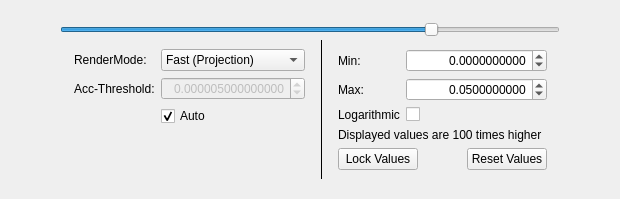
      <widget class="QWidget" name="tab_density">
       <attribute name="title">
        <string>Density</string>
       </attribute>
       <layout class="QGridLayout" name="gridLayout_7">
        <property name="verticalSpacing">
         <number>0</number>
        </property>
        <item row="2" column="0">
         <widget class="QWidget" name="widget_3" native="true">
          <layout class="QHBoxLayout" name="horizontalLayout">
           <property name="bottomMargin">
            <number>0</number>
           </property>
           <item>
            <spacer name="horizontalSpacer_2">
             <property name="orientation">
              <enum>Qt::Horizontal</enum>
             </property>
             <property name="sizeHint" stdset="0">
              <size>
               <width>40</width>
               <height>20</height>
              </size>
             </property>
            </spacer>
           </item>
           <item>
            <widget class="QSlider" name="sl_dscalepercentage">
             <property name="minimumSize">
              <size>
               <width>500</width>
               <height>0</height>
              </size>
             </property>
             <property name="maximum">
              <number>100</number>
             </property>
             <property name="value">
              <number>75</number>
             </property>
             <property name="orientation">
              <enum>Qt::Horizontal</enum>
             </property>
            </widget>
           </item>
           <item>
            <spacer name="horizontalSpacer">
             <property name="orientation">
              <enum>Qt::Horizontal</enum>
             </property>
             <property name="sizeHint" stdset="0">
              <size>
               <width>40</width>
               <height>20</height>
              </size>
             </property>
            </spacer>
           </item>
          </layout>
         </widget>
        </item>
        <item row="5" column="0">
         <widget class="QWidget" name="widget_4" native="true">
          <layout class="QHBoxLayout" name="horizontalLayout_2">
           <property name="topMargin">
            <number>0</number>
           </property>
           <item>
            <spacer name="horizontalSpacer_3">
             <property name="orientation">
              <enum>Qt::Horizontal</enum>
             </property>
             <property name="sizeHint" stdset="0">
              <size>
               <width>40</width>
               <height>20</height>
              </size>
             </property>
            </spacer>
           </item>
           <item>
            <widget class="QWidget" name="widget_5" native="true">
             <property name="maximumSize">
              <size>
               <width>250</width>
               <height>16777215</height>
              </size>
             </property>
             <layout class="QFormLayout" name="formLayout_3">
              <property name="topMargin">
               <number>9</number>
              </property>
              <property name="bottomMargin">
               <number>0</number>
              </property>
              <item row="4" column="1">
               <widget class="QComboBox" name="co_densrendermode">
                <property name="currentText">
                 <string>Fast (Projection)</string>
                </property>
                <property name="currentIndex">
                 <number>2</number>
                </property>
                <item>
                 <property name="text">
                  <string>Exact</string>
                 </property>
                </item>
                <item>
                 <property name="text">
                  <string>Fast (Octree)</string>
                 </property>
                </item>
                <item>
                 <property name="text">
                  <string>Fast (Projection)</string>
                 </property>
                </item>
                <item>
                 <property name="text">
                  <string>Sampling</string>
                 </property>
                </item>
               </widget>
              </item>
              <item row="4" column="0">
               <widget class="QLabel" name="label_10">
                <property name="text">
                 <string>RenderMode:</string>
                </property>
               </widget>
              </item>
              <item row="5" column="0">
               <widget class="QLabel" name="label_4">
                <property name="text">
                 <string>Acc-Threshold:</string>
                </property>
               </widget>
              </item>
              <item row="5" column="1">
               <widget class="QDoubleSpinBox" name="spin_accthreshold">
                <property name="enabled">
                 <bool>false</bool>
                </property>
                <property name="maximumSize">
                 <size>
                  <width>150</width>
                  <height>16777215</height>
                 </size>
                </property>
                <property name="alignment">
                 <set>Qt::AlignRight|Qt::AlignTrailing|Qt::AlignVCenter</set>
                </property>
                <property name="decimals">
                 <number>15</number>
                </property>
                <property name="minimum">
                 <double>0.000000000000000</double>
                </property>
                <property name="maximum">
                 <double>9999999999999999635896294965248.000000000000000</double>
                </property>
                <property name="singleStep">
                 <double>0.000005000000000</double>
                </property>
                <property name="value">
                 <double>0.000005000000000</double>
                </property>
               </widget>
              </item>
              <item row="6" column="1">
               <widget class="QCheckBox" name="cb_accthauto">
                <property name="text">
                 <string>Auto</string>
                </property>
                <property name="checked">
                 <bool>true</bool>
                </property>
               </widget>
              </item>
             </layout>
            </widget>
           </item>
           <item>
            <widget class="Line" name="line">
             <property name="minimumSize">
              <size>
               <width>0</width>
               <height>0</height>
              </size>
             </property>
             <property name="frameShadow">
              <enum>QFrame::Plain</enum>
             </property>
             <property name="lineWidth">
              <number>1</number>
             </property>
             <property name="orientation">
              <enum>Qt::Vertical</enum>
             </property>
            </widget>
           </item>
           <item>
            <widget class="QWidget" name="widget_2" native="true">
             <property name="maximumSize">
              <size>
               <width>250</width>
               <height>16777215</height>
              </size>
             </property>
             <layout class="QFormLayout" name="formLayout_2">
              <item row="1" column="0">
               <widget class="QLabel" name="label">
                <property name="text">
                 <string>Min:</string>
                </property>
               </widget>
              </item>
              <item row="1" column="1">
               <widget class="QDoubleSpinBox" name="spin_dscalemin">
                <property name="alignment">
                 <set>Qt::AlignRight|Qt::AlignTrailing|Qt::AlignVCenter</set>
                </property>
                <property name="decimals">
                 <number>10</number>
                </property>
                <property name="minimum">
                 <double>-10000000000000000905969664.000000000000000</double>
                </property>
                <property name="maximum">
                 <double>9999999999999999635896294965248.000000000000000</double>
                </property>
                <property name="singleStep">
                 <double>0.000500000000000</double>
                </property>
               </widget>
              </item>
              <item row="2" column="0">
               <widget class="QLabel" name="label_2">
                <property name="text">
                 <string>Max:</string>
                </property>
               </widget>
              </item>
              <item row="2" column="1">
               <widget class="QDoubleSpinBox" name="spin_dscalemax">
                <property name="sizePolicy">
                 <sizepolicy hsizetype="Minimum" vsizetype="Fixed">
                  <horstretch>0</horstretch>
                  <verstretch>0</verstretch>
                 </sizepolicy>
                </property>
                <property name="wrapping">
                 <bool>false</bool>
                </property>
                <property name="alignment">
                 <set>Qt::AlignRight|Qt::AlignTrailing|Qt::AlignVCenter</set>
                </property>
                <property name="decimals">
                 <number>10</number>
                </property>
                <property name="minimum">
                 <double>-10000000000000000905969664.000000000000000</double>
                </property>
                <property name="maximum">
                 <double>9999999999999999635896294965248.000000000000000</double>
                </property>
                <property name="singleStep">
                 <double>0.000500000000000</double>
                </property>
                <property name="value">
                 <double>0.050000000000000</double>
                </property>
               </widget>
              </item>
              <item row="4" column="0" colspan="2">
               <widget class="QLabel" name="label_12">
                <property name="text">
                 <string>Displayed values are 100 times higher</string>
                </property>
               </widget>
              </item>
              <item row="3" column="1">
               <widget class="QCheckBox" name="cb_dlog">
                <property name="text">
                 <string/>
                </property>
               </widget>
              </item>
              <item row="3" column="0">
               <widget class="QLabel" name="label_11">
                <property name="text">
                 <string>Logarithmic</string>
                </property>
               </widget>
              </item>
              <item row="6" column="0" colspan="2">
               <layout class="QHBoxLayout" name="horizontalLayout_6">
                <property name="spacing">
                 <number>0</number>
                </property>
                <item>
                 <widget class="QPushButton" name="btn_lockdspoptions">
                  <property name="text">
                   <string>Lock Values</string>
                  </property>
                  <property name="checkable">
                   <bool>true</bool>
                  </property>
                 </widget>
                </item>
                <item>
                 <spacer name="horizontalSpacer_11">
                  <property name="orientation">
                   <enum>Qt::Horizontal</enum>
                  </property>
                  <property name="sizeHint" stdset="0">
                   <size>
                    <width>40</width>
                    <height>20</height>
                   </size>
                  </property>
                 </spacer>
                </item>
                <item>
                 <widget class="QPushButton" name="btn_densityreset">
                  <property name="text">
                   <string>Reset Values</string>
                  </property>
                 </widget>
                </item>
               </layout>
              </item>
             </layout>
            </widget>
           </item>
           <item>
            <spacer name="horizontalSpacer_4">
             <property name="orientation">
              <enum>Qt::Horizontal</enum>
             </property>
             <property name="sizeHint" stdset="0">
              <size>
               <width>40</width>
               <height>20</height>
              </size>
             </property>
            </spacer>
           </item>
          </layout>
         </widget>
        </item>
       </layout>
      </widget>
